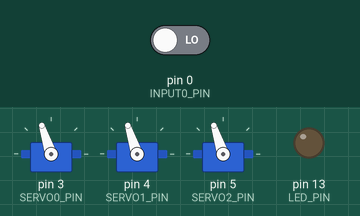
A sketch run on a simulated Arduino Uno, built with avr-gcc and run on an emulated ATmega328P. On the bench: 3 × servo, output pins drawn as LEDs (lit = HIGH). Inputs (shaded band) come from the test bench; at power-on: pin 0 (INPUT0_PIN) LOW.

Above: at 1.29 s.
1.3 s: pin 0 (INPUT0_PIN) driven HIGH
At 1.45 s:
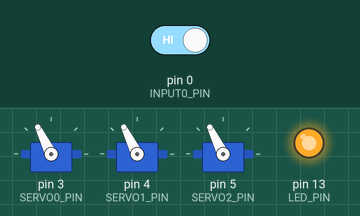
At 1.86 s:
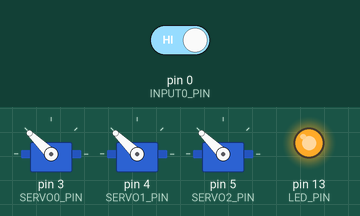
4.3 s: pin 0 (INPUT0_PIN) driven LOW
At 4.35 s:
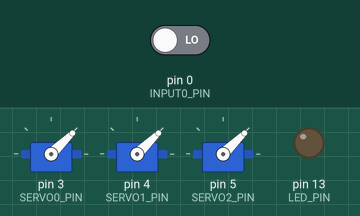
Timing chart, 0 to 16.3 s (numbered marks = the images above; inputs shaded):
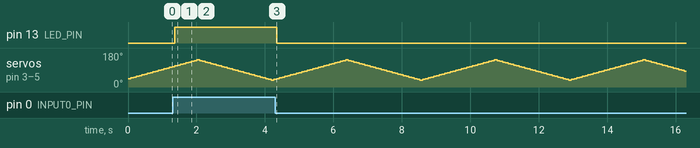

The sketch:

servo1.ino
```cpp
#include <Servo.h>

static constexpr int LED_PIN = 13;
static constexpr int SERVO0_PIN = 3;
static constexpr int SERVO1_PIN = 4;
static constexpr int SERVO2_PIN = 5;

static constexpr int INPUT0_PIN = 0;
static constexpr int INPUT1_PIN = 1;

static constexpr int SERVO_MIN = 40;
static constexpr int SERVO_MAX = 140;

Servo servo0, servo1, servo2;

int servo_pos[3] = {SERVO_MIN, SERVO_MIN, SERVO_MIN};
int servo_delta[3] = {4, 4, 4};

void setup() {
  // initialize the digital pin as an output.
  pinMode(LED_PIN, OUTPUT);
  pinMode(SERVO0_PIN, OUTPUT);
  pinMode(SERVO1_PIN, OUTPUT);
  pinMode(SERVO2_PIN, OUTPUT);
  pinMode(INPUT0_PIN, INPUT);
  pinMode(INPUT1_PIN, INPUT);
  servo0.attach(SERVO0_PIN);
  servo1.attach(SERVO1_PIN);
  servo2.attach(SERVO2_PIN);
}

void loop() {
  int input0 = digitalRead(INPUT0_PIN);
  digitalWrite(LED_PIN, input0);
  for (int i=0; i < 3; ++i) {
    int pos = servo_pos[i];
    if (pos < SERVO_MIN) {
      servo_delta[i] *= -1;
    } else if (pos > SERVO_MAX) {
      servo_delta[i] *= -1;
    }
    servo_pos[i] += servo_delta[i];
  }
  servo0.write(servo_pos[0]);
  servo1.write(servo_pos[1]);
  servo2.write(servo_pos[2]);
  Serial.println("servo: " + String(servo_pos[0]));

  delay(80);
  //digitalWrite(LED_PIN, LOW);
}
```

Measured:
- after the input at 1.3 s, pin 13 (LED_PIN): LOW → HIGH after 0.07 s
- after the input at 4.3 s, pin 13 (LED_PIN): HIGH → LOW at once
